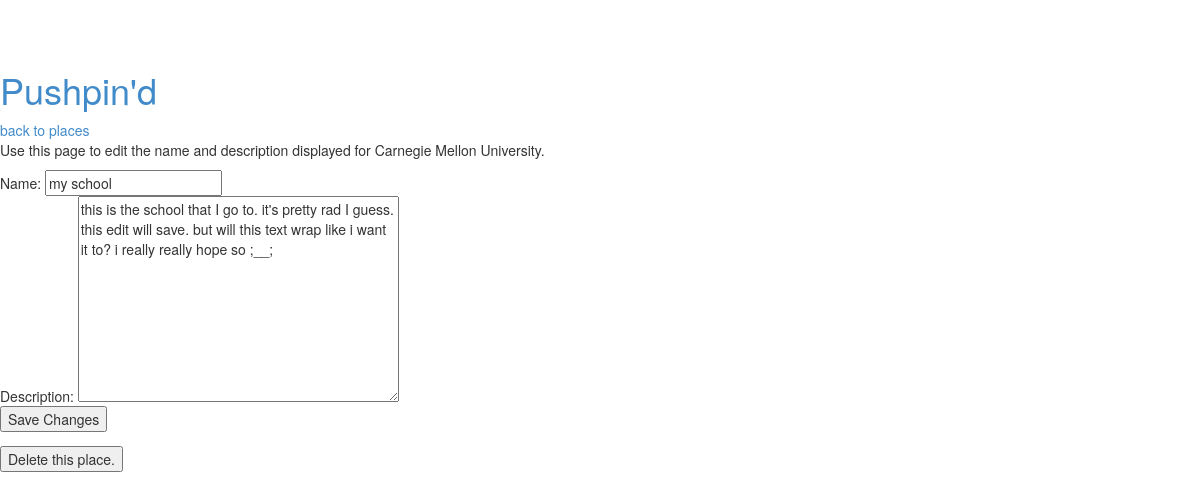
Before: /locationlib/1/edit/ with the older database file.
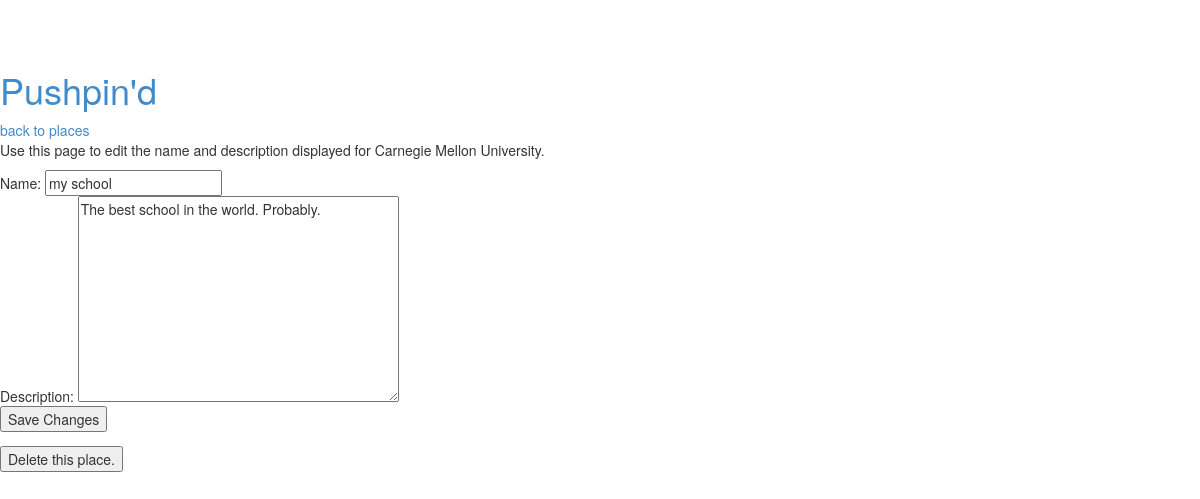
After: the same page with the newer database file.
### locationlib/models.py (models this page shows, shortened)
class Location(models.Model):
	name = models.CharField(max_length=70)
	longitude = models.DecimalField(max_digits=7,decimal_places=4)
	latitude = models.DecimalField(max_digits=7,decimal_places=4)
	custDescription = models.CharField(max_length=500, default='')
	custName = models.CharField(max_length=70, default='')
	user = models.ForeignKey(User)
	saveDate = models.DateTimeField(default=timezone.now)
	def getCoordinates(self):
		if (type(self.longitude) != str) and (type(self.latitude) != str):
			return "(" + str(self.longitude)+ ", " + str(self.latitude) + ")"
		else:
			return None
	getCoordinates.admin_order_field = 'name'
	getCoordinates.short_description = 'Coordinates'

### locationlib/views.py (the view)
# urls.py: url(r'^(?P<location_id>\d+)/edit/$', views.edit, name='edit'),
def edit(request,location_id):
	location = get_object_or_404(Location, pk=location_id)
	context = {
		'location':location,
		'request':request
	}
	return render(request, 'locationlib/edit.html', context)

### locationlib/templates/locationlib/edit.html (shortened to what this page needs)
<head>
	{% load staticfiles %}
	<link rel="stylesheet" type='text/css' href="{% static 'locationlib/style.css'%}" />
	<link rel="stylesheet" type='text/css' href="{% static 'locationlib/bootstrap.min.css' %}" />
</head>
<body>
	<div id='page-header'>
		<h1><a href="{% url 'home' %}">Pushpin'd</h1>
		<a href="{% url 'users:places' request.user.id %}">back to places</a>
	</div>
	<div id="page-description">
		<p>Use this page to edit the name and description displayed for {{ location.name }}.</p>
	</div>
	<div id='edit-form'>
		<form action="{% url 'locationlib:save' location.id %}" method="post">
			Name: <input type="text" name="name" value="{{ location.custName }}"><br>
			Description: <textarea name="description" rows="10" cols="40" maxlength='500'>{{ location.custDescription }}</textarea><br>
			<input type="submit" value="Save Changes">
		</form>
	</div>
	<div id='delete-button'>
		<form action="{% url 'locationlib:delete' location.id %}" method="post">
		<input type='submit' value='Delete this place.'>
		</form>
	</div>
</body>

Changed rows visible on the page:
changed Location "Carnegie Mellon University": description "this is the school that I go to. it's pretty rad I guess. this edit will save. but will this text wrap like i want it to? i really really hope so ;__;" → "The best school in the world. Probably."
